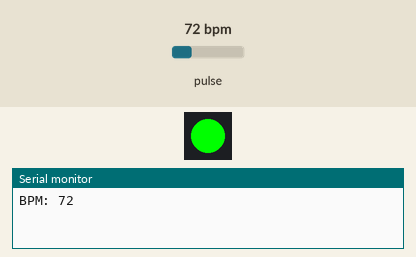
Recording of a sketch running on a simulated Arduino Uno, built with avr-gcc and run on an emulated ATmega328P. On the bench: 1 RGB LEDs in strip order, left to right, the last lines printed to the serial monitor. The test bench sets the inputs (shaded band); at power-on: pulse 72 bpm.

Above: at 1.4 s.
1.5 s: pulse set to 68 bpm
At 2.9 s:
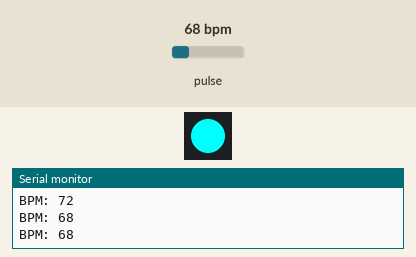
3.2 s: pulse set to 62 bpm
4.8 s: pulse set to 59 bpm
At 6.3 s:
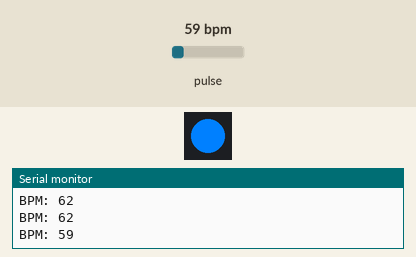
7.1 s: pulse set to 42 bpm
At 8.6 s:
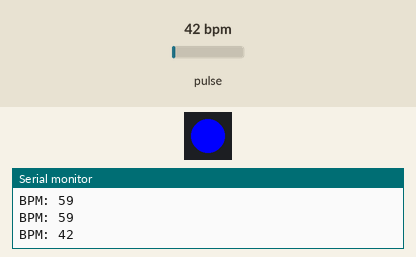
9.5 s: pulse set to 100 bpm
At 10.4 s:
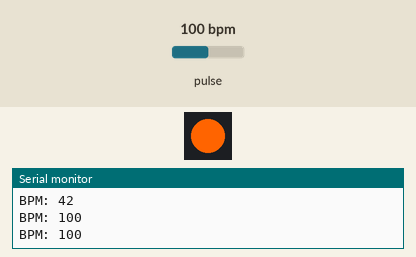
11.0 s: pulse set to 94 bpm
At 11.9 s:
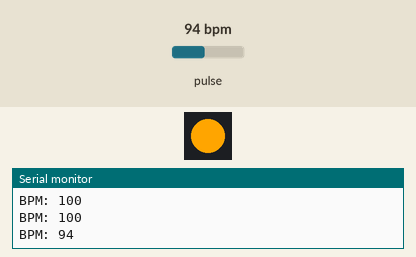
Timing chart, 0 to 13.8 s (numbered marks = the images above; inputs shaded):
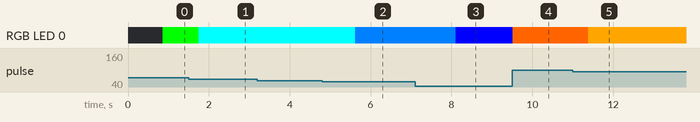

Measured:
- the behaviour switches between 71 and 70 bpm on pulse (found by bisection; images 0 and 1)
- the behaviour switches between 61 and 60 bpm on pulse (found by bisection; images 1 and 2)
- after the input at 1.5 s, RGB LED 0: RGB(0, 255, 0) → RGB(0, 255, 255) after 0.25 s
- after the input at 4.8 s, RGB LED 0: RGB(0, 255, 255) → RGB(0, 128, 255) after 0.82 s
- after the input at 7.1 s, RGB LED 0: RGB(0, 128, 255) → RGB(0, 0, 255) after 1.0 s
- after the input at 9.5 s, RGB LED 0: RGB(0, 0, 255) → RGB(255, 100, 0) at once
- after the input at 11.0 s, RGB LED 0: RGB(255, 100, 0) → RGB(255, 165, 0) after 0.39 s

The sketch:

FocusWear.ino
```cpp
#include <PulseSensorPlayground.h>
#include <Adafruit_NeoPixel.h>

#define PULSE_SENSOR_PIN 9   // Pulse Sensor
#define LED_PIN 6            // LED Pin connected to Flora NeoPixel
#define NUM_LEDS 1           // Only one NeoPixel

PulseSensorPlayground pulseSensor;
Adafruit_NeoPixel strip(NUM_LEDS, LED_PIN, NEO_GRB + NEO_KHZ800);

int Threshold = 980;   // Adjust this based on readings

void setup() {
   Serial.begin(9600);
   pulseSensor.analogInput(PULSE_SENSOR_PIN);
   pulseSensor.setThreshold(Threshold);
   pulseSensor.begin();

   strip.begin();
   strip.show(); // Initialize the NeoPixel to 'off'
}

unsigned long lastBeatTime = 0; // time of the last beat
const unsigned long beatTimeout = 2000; // 2 seconds

void loop() {
   int BPM = pulseSensor.getBeatsPerMinute();

   if (pulseSensor.sawStartOfBeat()) {
       lastBeatTime = millis(); // update last beat time
       Serial.print("BPM: ");
       Serial.println(BPM);

       // Expanded color range based on BPM
       if (BPM > 130) {
           setLEDColor(255, 0, 0);       // Bright Red - Very high BPM
       }
       else if (BPM > 110) {
           setLEDColor(255, 50, 0);      // Reddish Orange - High BPM
       }
       else if (BPM > 95) {
           setLEDColor(255, 100, 0);     // Orange - Active
       }
       else if (BPM > 80) {
           setLEDColor(255, 165, 0);     // Yellowish Orange - Focused
       }
       else if (BPM > 70) {
           setLEDColor(0, 255, 0);       // Green - Normal
       }
       else if (BPM > 60) {
           setLEDColor(0, 255, 255);     // Cyan - Calm
       }
       else if (BPM > 50) {
           setLEDColor(0, 128, 255);     // Light Blue - Very calm
       }
       else {
           setLEDColor(0, 0, 255);       // Blue - Resting/Very relaxed
       }
   }

   // Check if it's been too long since last beat
   if (millis() - lastBeatTime > beatTimeout) {
       setLEDColor(0, 0, 0); // Turn off LED
   }

   delay(20);
}

// Function to set LED color
void setLEDColor(int r, int g, int b) {
   strip.setPixelColor(0, strip.Color(r, g, b));  // Set color for the single NeoPixel
   strip.show();
}
```
